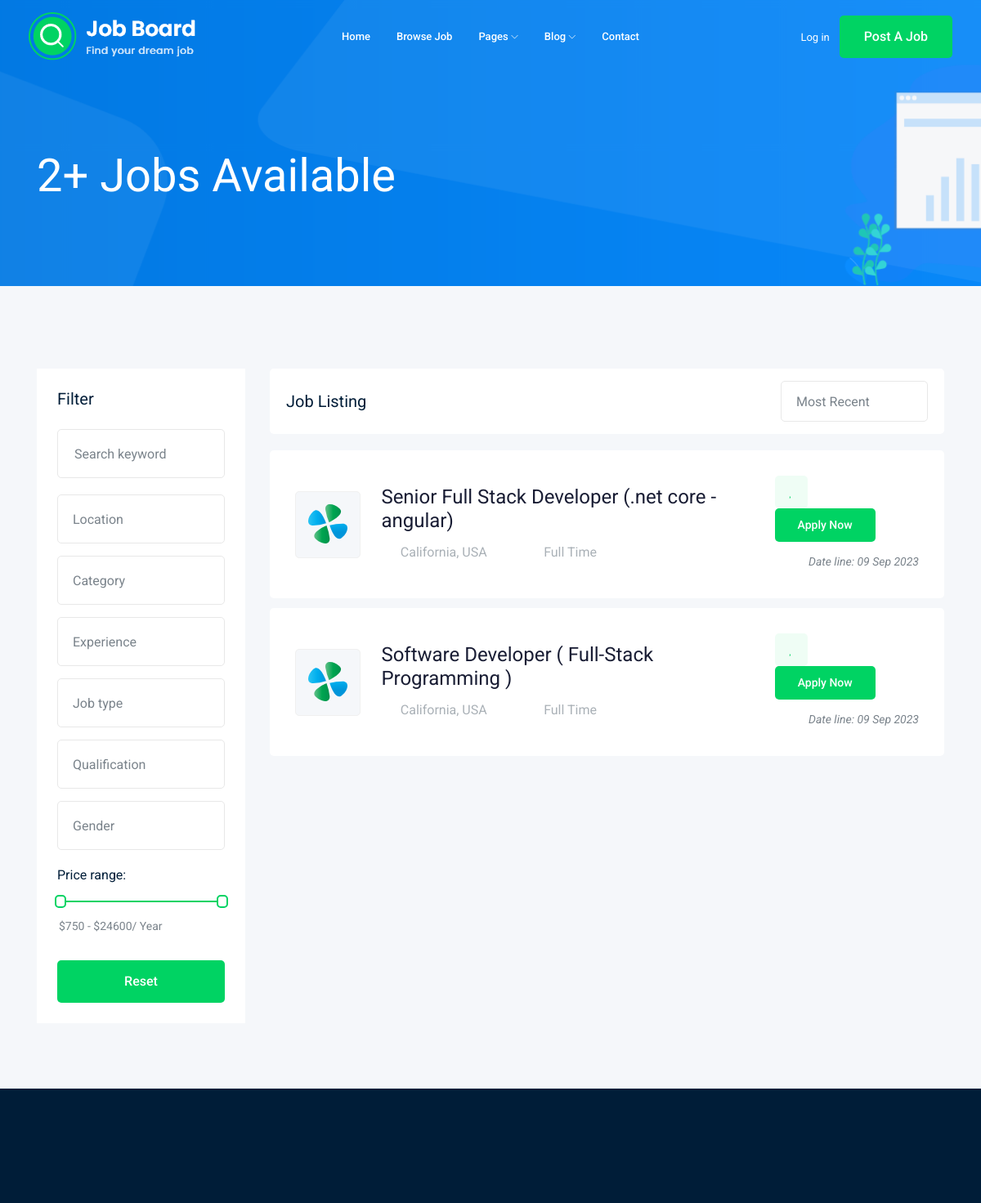
The app's page /jobs/ (upper part), older data.
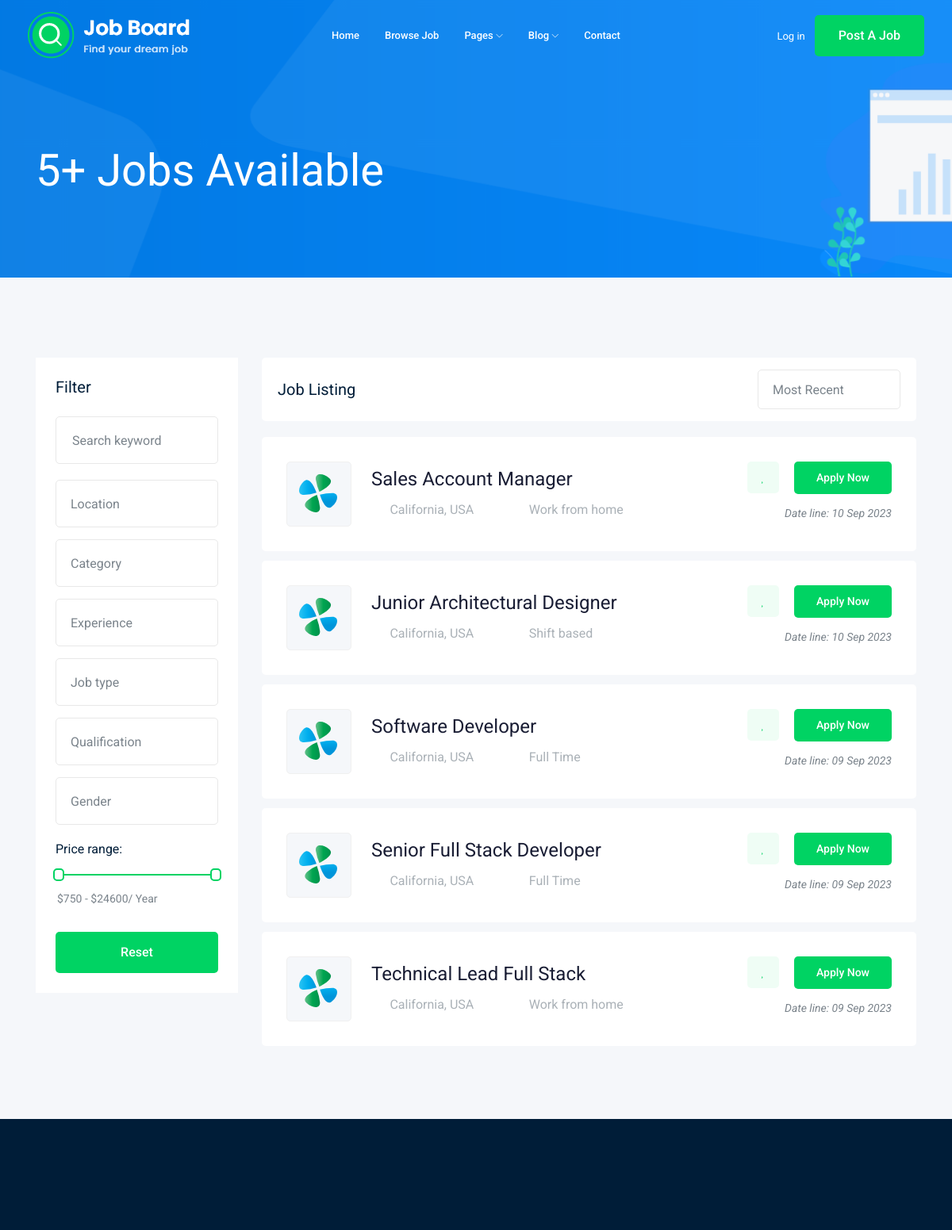
The same page, newer data.
### job/models.py (models this page shows, shortened)
class Job(models.Model):
    owner = models.ForeignKey(User, related_name='job_owner', on_delete=models.CASCADE)
    title = models.CharField(max_length=100)
    job_type = models.CharField(max_length=15, choices=JOB_TYPE)
    description = models.TextField(max_length=1000)
    published_at = models.DateTimeField(auto_now=True)
    vacancy = models.IntegerField(default=1)
    salary = models.IntegerField(default=0)
    experience = models.IntegerField(default=1)
    category = models.ForeignKey('Category', on_delete=models.CASCADE)
    image = models.ImageField(upload_to=image_upload)
    slug = models.SlugField(blank=True, null=True)
    def __str__(self):
        return self.title

### job/views.py (the view)
# urls.py: path('', views.job_list, name='job_list'),
def job_list(request):
    job_list = Job.objects.all().order_by('-published_at')
    paginator = Paginator(job_list, 15)
    page_number = request.GET.get("page")
    page_obj = paginator.get_page(page_number)
    context = {'jobs':page_obj}
    return render(request, 'job/job_list.html', context)

### job/templates/job/job_list.html (shortened to what this page needs)
{% extends 'base.html' %} {% load static %} {% block content %}
<div class="bradcam_area bradcam_bg_1">
  <div class="container">
    <div class="row">
      <div class="col-xl-12">
        <div class="bradcam_text">
          <h3>{{jobs.paginator.count}}+ Jobs Available</h3>
        </div>
      </div>
    </div>
  </div>
</div>
<div class="job_listing_area plus_padding">
  <div class="container">
    <div class="row">
      <div class="col-lg-3">
        <div class="job_filter white-bg">
          <div class="form_inner white-bg">
            <h3>Filter</h3>
            <form action="#">
              <div class="row">
                <div class="col-lg-12">
                  <div class="single_field">
                    <input type="text" placeholder="Search keyword" />
                  </div>
                </div>
                <div class="col-lg-12">
                </div>
                <div class="col-lg-12">
                </div>
                <div class="col-lg-12">
                </div>
                <div class="col-lg-12">
                </div>
                <div class="col-lg-12">
                </div>
                <div class="col-lg-12">
                </div>
              </div>
            </form>
          </div>
          <div class="range_wrap">
            <label for="amount">Price range:</label>
            <div id="slider-range"></div>
            <p>
              <input
                type="text"
                id="amount"
                readonly
                style="
                  border: 0;
                  color: #7a838b;
                  font-size: 14px;
                  font-weight: 400;
                "
              />
            </p>
          </div>
          <div class="reset_btn">
            <button class="boxed-btn3 w-100" type="submit">Reset</button>
          </div>
        </div>
      </div>
      <div class="col-lg-9">
        <div class="recent_joblist_wrap">
          <div class="recent_joblist white-bg">
            <div class="row align-items-center">
              <div class="col-md-6">
                <h4>Job Listing</h4>
              </div>
              <div class="col-md-6">
                <div class="serch_cat d-flex justify-content-end">
                </div>
              </div>
            </div>
          </div>
        </div>
        <div class="job_lists m-0">
          <div class="row">
            {% for job in jobs %}
            <div class="col-lg-12 col-md-12">
              <div class="single_jobs white-bg d-flex justify-content-between">
                <div class="jobs_left d-flex align-items-center">
                  <div class="thumb">
                    <img src="{% static 'img/svg_icon/1.svg' %}" alt="" />
                  </div>
                  <div class="jobs_conetent">
                    <a href="{% url 'jobs:job_detail' job.slug %}">
                      <h4>{{job}}</h4></a>
                    <div class="links_locat d-flex align-items-center">
                      <div class="location">
                        <p><i class="fa fa-map-marker"></i> California, USA</p>
                      </div>
                      <div class="location">
                        <p><i class="fa fa-clock-o"></i>{{job.job_type}}</p>
                      </div>
                    </div>
                  </div>
                </div>
                <div class="jobs_right">
                  <div class="apply_now">
                    <a class="heart_mark" href="#">
                      <i class="fa fa-heart"></i>
                    </a>
                    <a
                      href="{% url 'jobs:job_detail' job.slug %}"
                      class="boxed-btn3"
                      >Apply Now</a
                    >
                  </div>
                  <div class="date">
                    <p>Date line: {{job.published_at|date:"d M Y"}}</p>
                  </div>
                </div>
              </div>
            </div>
            {% endfor %}
          </div>
        </div>
      </div>
    </div>
  </div>
</div>
{% endblock content %}

### templates/base.html (shortened to what this page needs)
{% load static %}
<!doctype html>
<html class="no-js" lang="zxx">
<head>
    <link rel="stylesheet" href="{% static 'css/bootstrap.min.css' %}">
    <link rel="stylesheet" href="{% static 'css/owl.carousel.min.css' %}">
    <link rel="stylesheet" href="{% static 'css/magnific-popup.css' %}">
    <link rel="stylesheet" href="{% static 'css/font-awesome.min.css' %}">
    <link rel="stylesheet" href="{% static 'css/themify-icons.css' %}">
    <link rel="stylesheet" href="{% static 'css/nice-select.css' %}">
    <link rel="stylesheet" href="{% static 'css/flaticon.css' %}">
    <link rel="stylesheet" href="{% static 'css/jquery-ui.css' %}">
    <link rel="stylesheet" href="{% static 'css/gijgo.css' %}">
    <link rel="stylesheet" href="{% static 'css/animate.min.css' %}">
    <link rel="stylesheet" href="{% static 'css/slicknav.css' %}">
    <link rel="stylesheet" href="{% static 'css/stylee.css' %}">
</head>
<body>
    <header>
        <div class="header-area ">
            <div id="sticky-header" class="main-header-area">
                <div class="container-fluid ">
                    <div class="header_bottom_border">
                        <div class="row align-items-center">
                            <div class="col-xl-3 col-lg-2">
                                <div class="logo">
                                    <a href="index.html">
                                        <img src="{% static 'img/logo.png' %}" alt="">
                                    </a>
                                </div>
                            </div>
                            <div class="col-xl-6 col-lg-7">
                                <div class="main-menu  d-none d-lg-block">
                                    <nav>
                                        <ul id="navigation">
                                            <li><a href="index.html">home</a></li>
                                            <li><a href="jobs.html">Browse Job</a></li>
                                            <li><a href="#">pages <i class="ti-angle-down"></i></a>
                                            </li>
                                            <li><a href="#">blog <i class="ti-angle-down"></i></a>
                                            </li>
                                            <li><a href="contact.html">Contact</a></li>
                                        </ul>
                                    </nav>
                                </div>
                            </div>
                            <div class="col-xl-3 col-lg-3 d-none d-lg-block">
                                <div class="Appointment">
                                    <div class="phone_num d-none d-xl-block">
                                        <a href="#">Log in</a>
                                    </div>
                                    <div class="d-none d-lg-block">
                                        <a class="boxed-btn3" href="{% url 'jobs:add_job' %}">Post a Job</a>
                                    </div>
                                </div>
                            </div>
                            <div class="col-12">
                            </div>
                        </div>
                    </div>
                </div>
            </div>
        </div>
    </header>
    {% block content %}
    {% endblock content %}
    <footer class="footer">
        <div class="footer_top">
        </div>
    </footer>
</body>
</html>

Row changes from the older to the newer data that the page shows:
added Job: title "Sales Account Manager", job_type "Work from home", published_at "10 Sep 2023"
added Job: title "Junior Architectural Designer", job_type "Shift based", published_at "10 Sep 2023"
changed Job: title "Software Developer ( Full-Stack Programming )" → "Software Developer"; moves up the list
changed Job: title "Senior Full Stack Developer (.net core -angular)" → "Senior Full Stack Developer"
added Job: title "Technical Lead Full Stack", job_type "Work from home", published_at "09 Sep 2023"
Text that changed along with them:
{{ jobs.paginator.count }}: "2" → "5"
